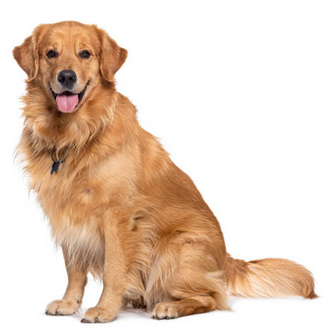
#> input picture dog.png, 331 x 329 px
$ python lab7.py
#> lines starting #> are read from the running program, lines starting #| are printed output that depends on the picture; after the words box and inside, x2 and y2 are one past the last pixel; in counts of white or black regions, pixels touching at a corner belong together
"""
Jesse Han
jesse.han53@myhunter.cuny.edu
CSCI 39534 Lab 7
Resources: Gemini for numpy FFT resources
"""

from PIL import Image
import numpy as np
import math

# Sourced from F_Fourier_Image_Low_Pass_Examples.m
def low_pass(image, D0=30, n=2):
    cols = image.size[0]
    rows = image.size[1]
    img = image.copy()
    pxl = img.load()

    img_array = np.array(img)

    # Fourier Transform of the Image
    fft = np.fft.fft2(img_array)
    fft_shifted = np.fft.fftshift(fft)

    ideal_mask = np.zeros((rows, cols), int)
    gaussian_mask = np.zeros((rows, cols), int)
    butterworth_mask = np.zeros((rows, cols), int)

    for i in range(cols):
        for j in range(rows):
            D = np.sqrt((i-(cols//2))**2 + (j - (rows//2))**2)
            if D <= D0:
                ideal_mask[i,j] = 1
                gaussian_mask[i,j] = math.exp(-(float(D) ** 2.0) / (2.0 * float(D0) ** 2.0))
                butterworth_mask[i,j] = 1.0 / (1.0 + (float(D) / float(D0)) ** (2.0 * float(n)))

    ideal = fft_shifted * ideal_mask
    gaussian = fft_shifted * gaussian_mask
    butterworth = fft_shifted * butterworth_mask

    ideal_img = np.real(np.fft.ifft2(np.fft.ifftshift(ideal)))
    ideal_img = ((ideal_img - np.min(ideal_img)) / (np.max(ideal_img) - np.min(ideal_img))) * 255
    ideal_img = Image.fromarray(np.uint8(ideal_img))

    gaussian_img = np.real(np.fft.ifft2(np.fft.ifftshift(gaussian)))
    gaussian_img = ((gaussian_img - np.min(gaussian_img)) / (np.max(gaussian_img) - np.min(gaussian_img))) * 255
    gaussian_img = Image.fromarray(np.uint8(gaussian_img))

    butterworth_img = np.uint8(np.real(np.fft.ifft2(np.fft.ifftshift(butterworth))))

    ideal_img.save('ideal_dog.png')
    gaussian_img.save('gaussian_dog.png')
    butterworth_img = Image.fromarray(butterworth_img)
    butterworth_img.save('butterworth_dog.png')


dog = Image.open('dog.png').convert('L')
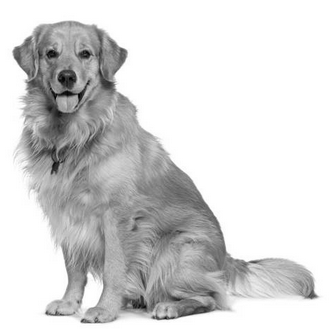
#> dog: PIL image 331x329 L; min 1, max 255, mean 212.8
dog.save('grayscale_dog.png')

lowppass_dog = low_pass(dog)
#> after the loop in low_pass, `for i in range(cols):`:
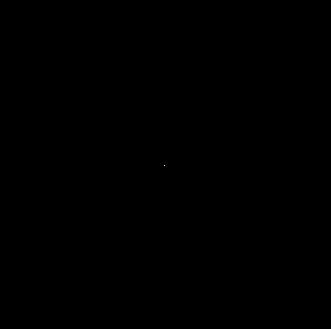
#> butterworth_mask: shape (329, 331) int64; values 0 (black) and 1 (white), 0% white in thin lines or dots, all inside (x1, y1, x2, y2) = (164, 165, 165, 166)
#> after the loop in low_pass, `for i in range(cols):`:
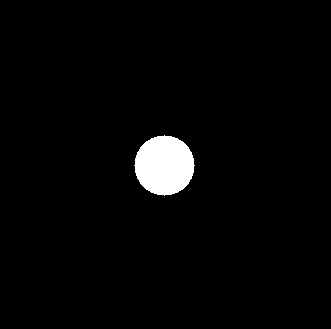
#> ideal_mask: shape (329, 331) int64; values 0 (black) and 1 (white), 2.6% white; 1 white region, box (x1, y1, x2, y2) and area: (134, 135, 195, 196) 2821
#> in low_pass, `ideal_img = np.real(np.fft.ifft2(np.fft.ifftshift(ideal)))`:
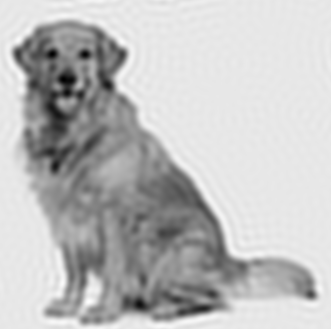
#> ideal_img: shape (329, 331) float64; min 15.69, max 279.3, mean 212.8; drawn with min black and max white
#> in low_pass, `gaussian_img = np.real(np.fft.ifft2(np.fft.ifftshift(gaussian)))`:
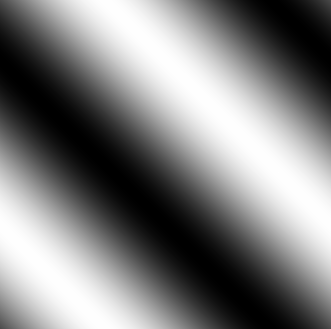
#> gaussian_img: shape (329, 331) float64; min -18.07, max 18.07, mean 1.77e-17; drawn with min black and max white
#> in low_pass, `butterworth_img = np.uint8(np.real(np.fft.ifft2(np.fft.ifftshift(butte..`:
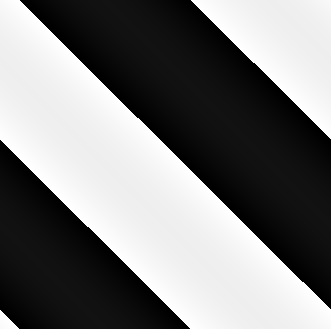
#> butterworth_img: shape (329, 331); min 0, max 255, mean 123.5
